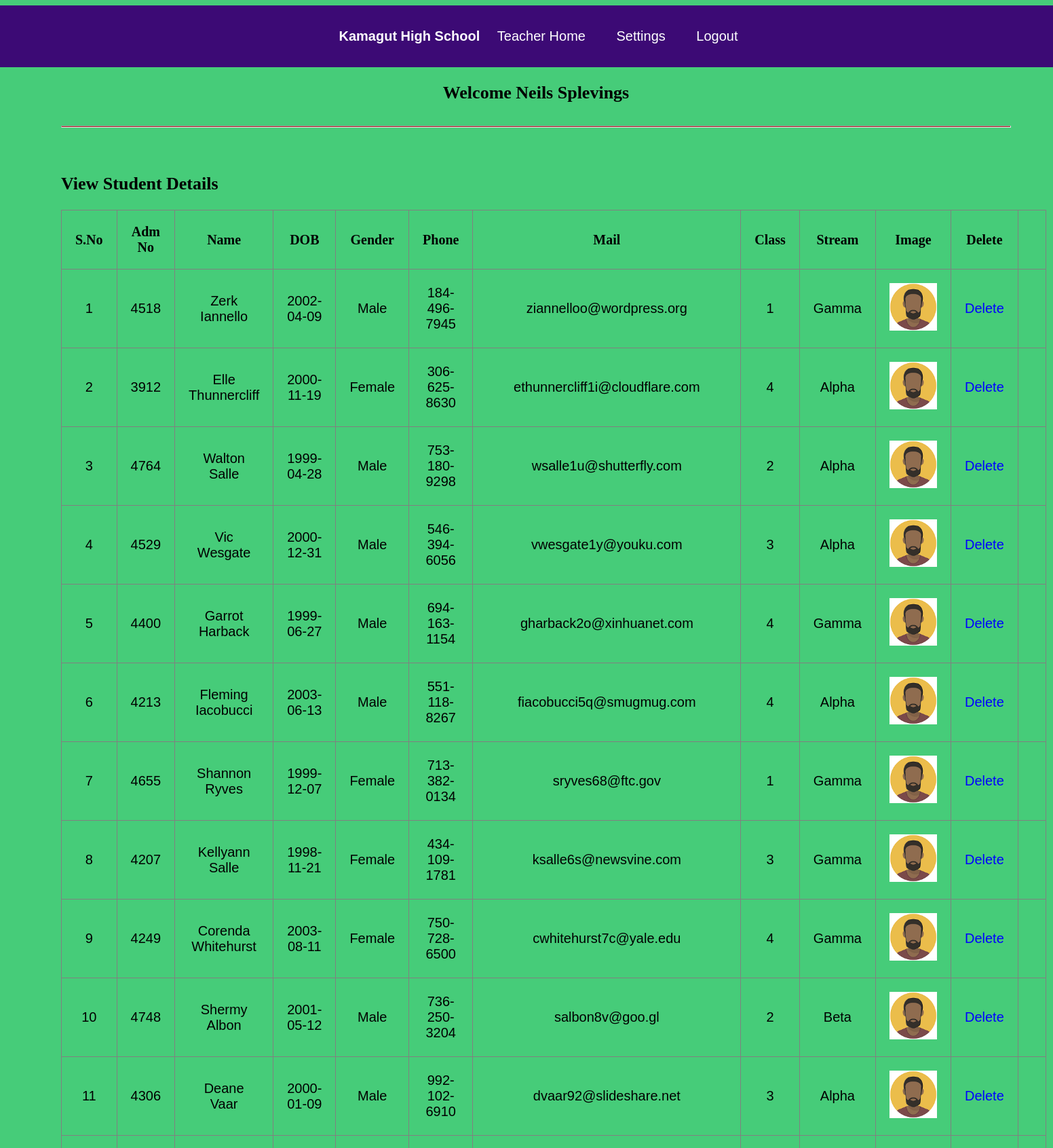
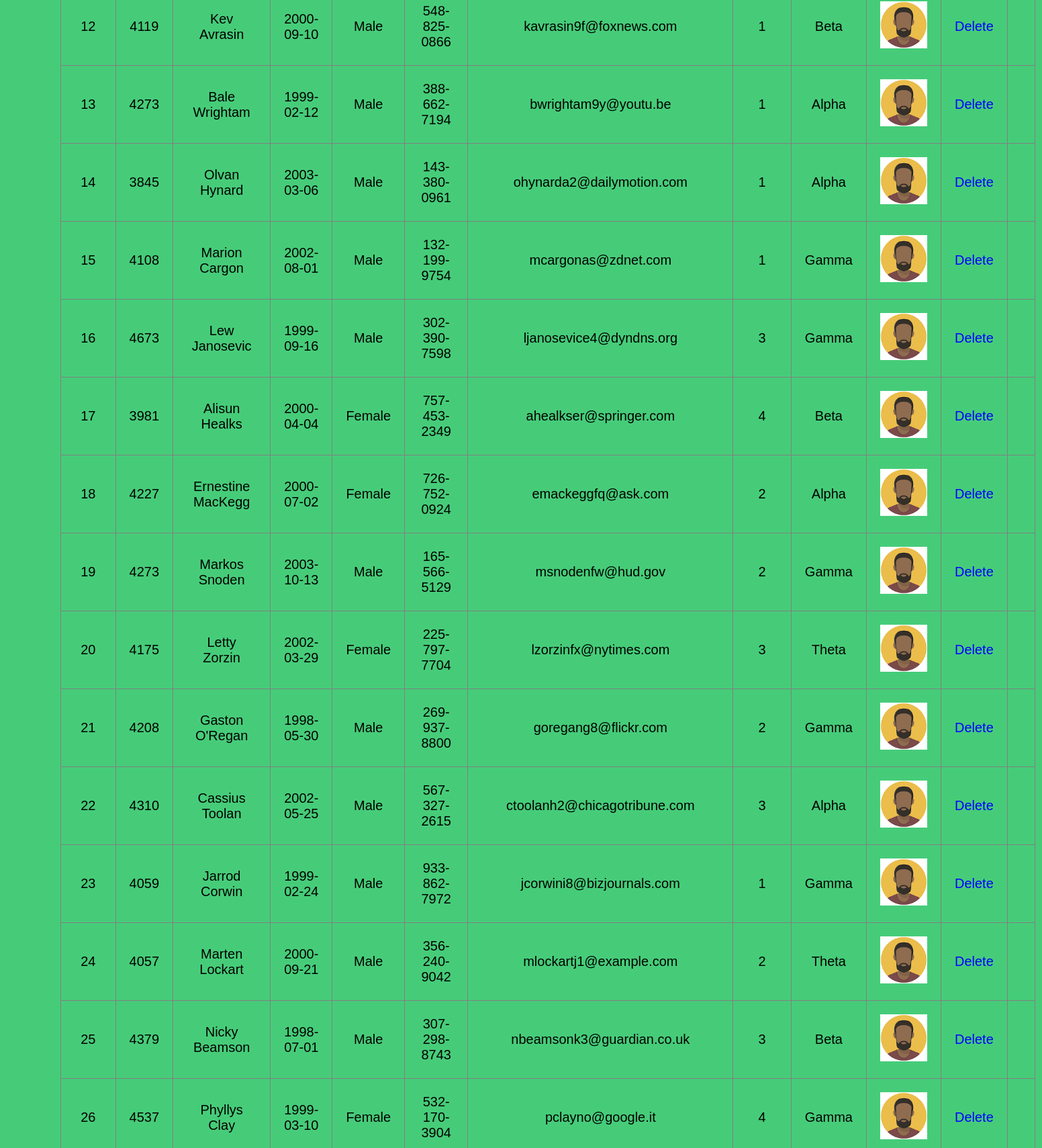
/view_stud_teach.php (signed in, upper part), run on the app's committed database (2 pictures, top to bottom).
### tables this page shows
CREATE TABLE `student` (
  `aid` int(11) NOT NULL,
  `adm_no` int(30) NOT NULL,
  `sname` varchar(150) NOT NULL,
  `dob` date NOT NULL,
  `gender` varchar(15) NOT NULL,
  `telephone` text NOT NULL,
  `mail` varchar(150) NOT NULL,
  `form` varchar(15) NOT NULL,
  `stream` varchar(30) NOT NULL,
  `image` varchar(150) NOT NULL,
  `tid` int(11) NOT NULL
);

### view_stud_teach.php (the view, shortened to what this page needs)
<?php
	include"database.php";
?>
<!DOCTYPE html>
<html>
	<head>
		<link rel="stylesheet" type="text/css" href="css/style.css">
	</head>
	<body>
		<?php include"navbar.php";?><br>
			<div id="section">
				<h3 class="text"><center>Welcome <?php echo $_SESSION["tusername"]; ?></center></h3><br><hr><br>
				<div class="content">
						<h3 >View Student Details</h3><br>
					<table border="1px" >
						<tr>
							<th>S.No</th>
							<th>Adm No</th>
							<th>Name</th>
							<th>DOB</th>
							<th>Gender</th>
							<th>Phone</th>
							<th>Mail</th>
							<th>Class</th>
							<th>Stream</th>
							<th>Image</th>
							<th>Delete</th>
						</tr>
						<?php
							$sql="select * from student where tid={$_SESSION["tid"]}";
							$res=$db->query($sql);
							if($res->num_rows>0)
							{
								$i=0;
								while($r=$res->fetch_assoc())
								{
									$i++;
									echo"
										<tr>
											<td>{$i} </td>
											<td>{$r["adm_no"]}</td>
											<td>{$r["sname"]}</td>
											<td>{$r["dob"]}</td>
											<td>{$r["gender"]}</td>
											<td>{$r["telephone"]}</td>
											<td>{$r["mail"]}</td>
											<td>{$r["form"]}</td>
											<td>{$r["stream"]}</td>
											<td><img src='{$r["image"]}' height='70' width='70'></td>
											<td><a href='stud_delete.php?aid={$r["aid"]}' class='btnr'>Delete</a> <td>
										</tr>
									"
									;
								}
							}
							else
							{
								echo "No Record Found";
							}
						?>
					</table>
				</div>
			</div>
	</body>
</html>

### navbar.php (shortened to what this page needs)
<div class="navbar">
			<ul class="list">
				<b>Kamagut High School</b>
			<?php
				if(isset($_SESSION["aid"]))
				{
					echo'
						<li><a href="teacher_home.php">Home</a></li>
				<li><a href="change_pass.php">Settings</a></li>
				<li><a href="logout.php">Logout</a></li>
					';
				}
				elseif(isset($_SESSION["tid"]))
				{
					echo'
						<li><a href="teacher_home.php">Teacher Home</a></li>
				<li><a href="teacher_change_pass.php">Settings</a></li>
				<li><a href="logout.php">Logout</a></li>
					';
				}
				else{
					echo'
					<li><a href="index.php">Admin</a></li>
				<li><a href="teacher_login.php">Teacher</a></li>
				<li><a href="contact.php">Contact Us</a></li>';
				}
			?>
			</ul>
		</div>

### css/style.css (style rules this page uses)
body { margin: 0; padding: ; margin-bottom: 15px; margin-top: 8px; background: rgb(70, 204, 121); background-color: rgb(70, 204, 121); }
body, td { font: 14px "Trebuchet MS", Verdana, Arial, Helvetica, sans-serif; font-size: 20px; background: rgb(70, 204, 121); }
a:link { text-decoration: none; color: #00f; }
#section { height:auto; width:1400px; margin-left:90px; font-family:cambria; }
.content { margin-top:30px; height:auto; width:950px; float:left; }
tr,td,th { padding:20px; }
table { border-collapse:collapse; }
hr { height: 1px; color: rgba(219, 21, 21, 0.918); background-color: rgb(165, 29, 29); margin-bottom: 15px; }
h3 { margin: 0; font-weight: bold; font-size: 1.3em; }
td { text-align: center; }

### navbar.php (style rules this page uses)
.list { color:white; line-height:50px; margin-left:15px; display: inline-block; }
.navbar { background:rgb(60, 10, 117);; height:60px; width:100%; padding-bottom:2%; text-align:center; }
.list li { display:inline; }
.list li a { color:white; line-height:50px; padding:20px; }

### data on the page
student: adm_no "4518", sname "Zerk Iannello", dob "2002-04-09", gender "Male", telephone "184-496-7945", mail "ziannelloo@wordpress.org", form "1", stream "Gamma", image (picture)
student: adm_no "3912", sname "Elle Thunnercliff", dob "2000-11-19", gender "Female", telephone "306-625-8630", mail "ethunnercliff1i@cloudflare.com", form "4", stream "Alpha", image (picture)
student: adm_no "4764", sname "Walton Salle", dob "1999-04-28", gender "Male", telephone "753-180-9298", mail "wsalle1u@shutterfly.com", form "2", stream "Alpha", image (picture)
student: adm_no "4529", sname "Vic Wesgate", dob "2000-12-31", gender "Male", telephone "546-394-6056", mail "vwesgate1y@youku.com", form "3", stream "Alpha", image (picture)
student: adm_no "4400", sname "Garrot Harback", dob "1999-06-27", gender "Male", telephone "694-163-1154", mail "gharback2o@xinhuanet.com", form "4", stream "Gamma", image (picture)
student: adm_no "4213", sname "Fleming Iacobucci", dob "2003-06-13", gender "Male", telephone "551-118-8267", mail "fiacobucci5q@smugmug.com", form "4", stream "Alpha", image (picture)
student: adm_no "4655", sname "Shannon Ryves", dob "1999-12-07", gender "Female", telephone "713-382-0134", mail "sryves68@ftc.gov", form "1", stream "Gamma", image (picture)
student: adm_no "4207", sname "Kellyann Salle", dob "1998-11-21", gender "Female", telephone "434-109-1781", mail "ksalle6s@newsvine.com", form "3", stream "Gamma", image (picture)
student: adm_no "4249", sname "Corenda Whitehurst", dob "2003-08-11", gender "Female", telephone "750-728-6500", mail "cwhitehurst7c@yale.edu", form "4", stream "Gamma", image (picture)
student: adm_no "4748", sname "Shermy Albon", dob "2001-05-12", gender "Male", telephone "736-250-3204", mail "salbon8v@goo.gl", form "2", stream "Beta", image (picture)
student: adm_no "4306", sname "Deane Vaar", dob "2000-01-09", gender "Male", telephone "992-102-6910", mail "dvaar92@slideshare.net", form "3", stream "Alpha", image (picture)
student: adm_no "4119", sname "Kev Avrasin", dob "2000-09-10", gender "Male", telephone "548-825-0866", mail "kavrasin9f@foxnews.com", form "1", stream "Beta", image (picture)
student: adm_no "4273", sname "Bale Wrightam", dob "1999-02-12", gender "Male", telephone "388-662-7194", mail "bwrightam9y@youtu.be", form "1", stream "Alpha", image (picture)
student: adm_no "3845", sname "Olvan Hynard", dob "2003-03-06", gender "Male", telephone "143-380-0961", mail "ohynarda2@dailymotion.com", form "1", stream "Alpha", image (picture)
student: adm_no "4108", sname "Marion Cargon", dob "2002-08-01", gender "Male", telephone "132-199-9754", mail "mcargonas@zdnet.com", form "1", stream "Gamma", image (picture)
student: adm_no "4673", sname "Lew Janosevic", dob "1999-09-16", gender "Male", telephone "302-390-7598", mail "ljanosevice4@dyndns.org", form "3", stream "Gamma", image (picture)
student: adm_no "3981", sname "Alisun Healks", dob "2000-04-04", gender "Female", telephone "757-453-2349", mail "ahealkser@springer.com", form "4", stream "Beta", image (picture)
student: adm_no "4227", sname "Ernestine MacKegg", dob "2000-07-02", gender "Female", telephone "726-752-0924", mail "emackeggfq@ask.com", form "2", stream "Alpha", image (picture)
student: adm_no "4273", sname "Markos Snoden", dob "2003-10-13", gender "Male", telephone "165-566-5129", mail "msnodenfw@hud.gov", form "2", stream "Gamma", image (picture)
student: adm_no "4175", sname "Letty Zorzin", dob "2002-03-29", gender "Female", telephone "225-797-7704", mail "lzorzinfx@nytimes.com", form "3", stream "Theta", image (picture)
student: adm_no "4208", sname "Gaston O'Regan", dob "1998-05-30", gender "Male", telephone "269-937-8800", mail "goregang8@flickr.com", form "2", stream "Gamma", image (picture)
student: adm_no "4310", sname "Cassius Toolan", dob "2002-05-25", gender "Male", telephone "567-327-2615", mail "ctoolanh2@chicagotribune.com", form "3", stream "Alpha", image (picture)
student: adm_no "4059", sname "Jarrod Corwin", dob "1999-02-24", gender "Male", telephone "933-862-7972", mail "jcorwini8@bizjournals.com", form "1", stream "Gamma", image (picture)
student: adm_no "4057", sname "Marten Lockart", dob "2000-09-21", gender "Male", telephone "356-240-9042", mail "mlockartj1@example.com", form "2", stream "Theta", image (picture)
student: adm_no "4379", sname "Nicky Beamson", dob "1998-07-01", gender "Male", telephone "307-298-8743", mail "nbeamsonk3@guardian.co.uk", form "3", stream "Beta", image (picture)
student: adm_no "4537", sname "Phyllys Clay", dob "1999-03-10", gender "Female", telephone "532-170-3904", mail "pclayno@google.it", form "4", stream "Gamma", image (picture)

### other printed values
$_SESSION["tusername"] "Neils Splevings"
